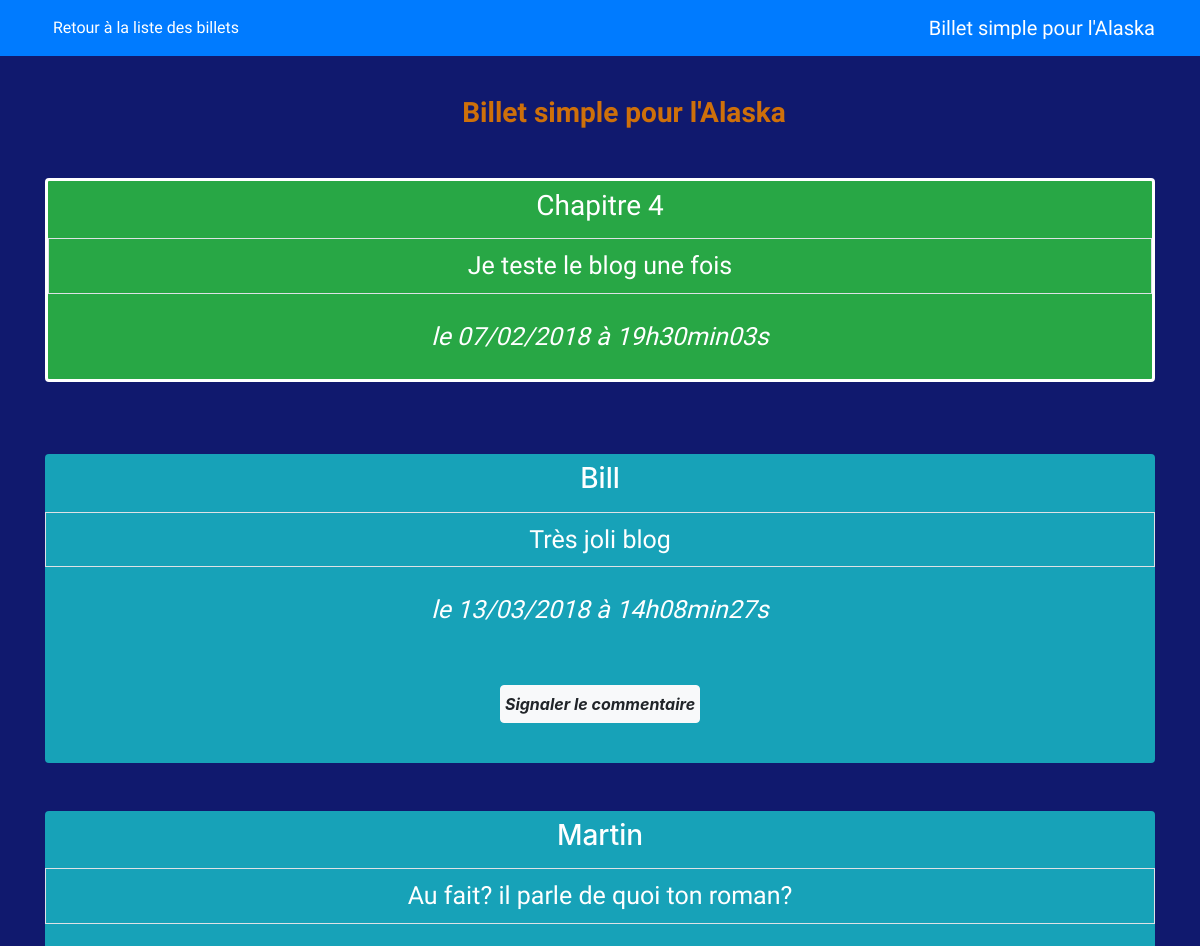
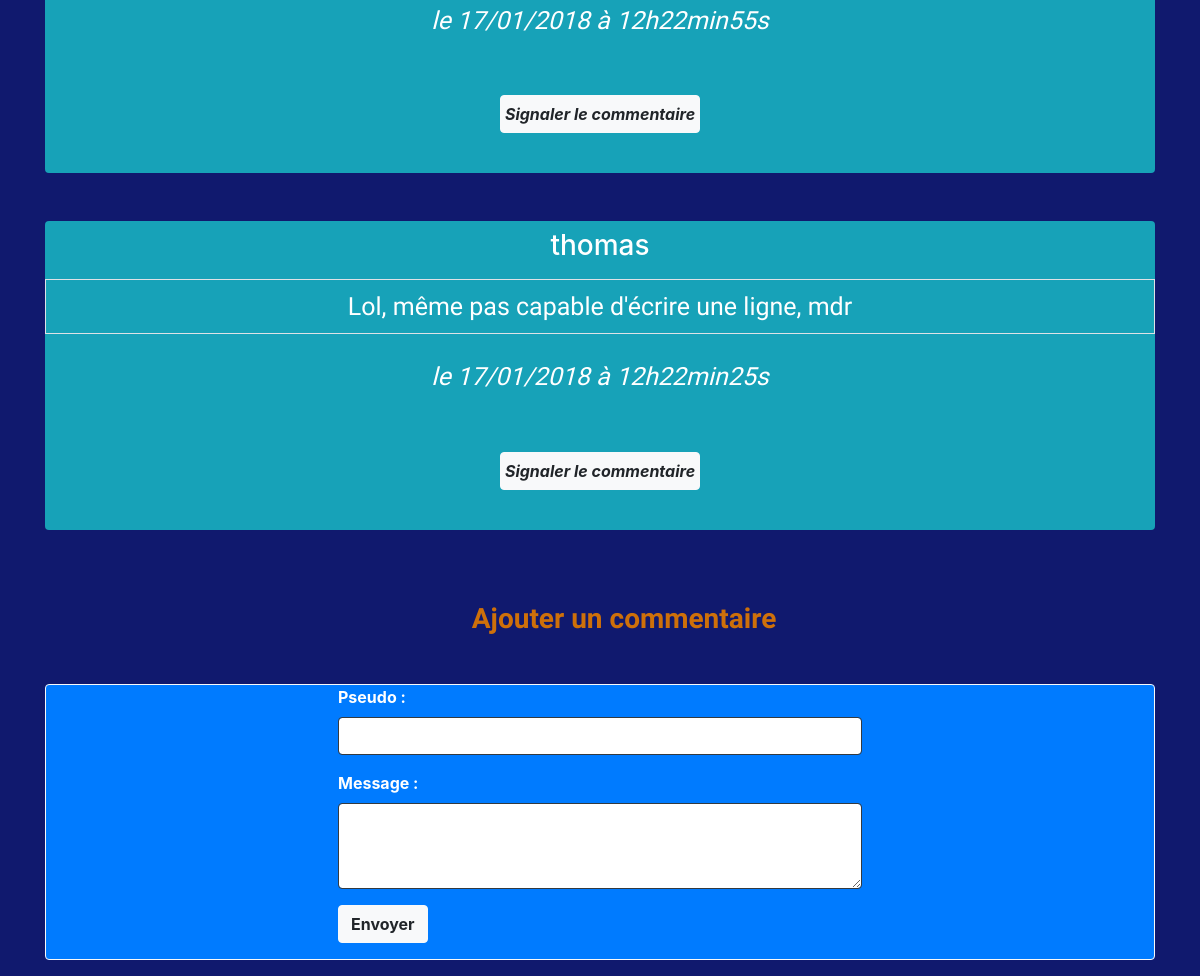
The page /index.php?action=post&id=4 on the database its author committed (2 pictures, top to bottom).
### tables this page shows
CREATE TABLE IF NOT EXISTS `posts` (
  `id` int(11) NOT NULL AUTO_INCREMENT,
  `title` varchar(255) NOT NULL,
  `content` text NOT NULL,
  `creation_date` datetime NOT NULL,
  PRIMARY KEY (`id`)
);

CREATE TABLE IF NOT EXISTS `comments` (
  `id` int(11) NOT NULL AUTO_INCREMENT,
  `post_id` int(11) NOT NULL,
  `author` varchar(255) NOT NULL,
  `comment` text NOT NULL,
  `comment_date` datetime NOT NULL,
  `report_comment` int(11) DEFAULT NULL,
  PRIMARY KEY (`id`)
);

### controller/frontend.php (called while the page is built, shortened)
<?php
require_once('model/PostManager.php');
require_once('model/CommentManager.php');
function post()
{
    $postManager = new \OpenClassrooms\Blog\Model\PostManager();
    $commentManager = new \OpenClassrooms\Blog\Model\CommentManager();
    $post = $postManager->getPost($_GET['id']);
    $comments = $commentManager->getComments($_GET['id']);
    require('view/frontend/postView.php');
}

### model/PostManager.php (called while the page is built, shortened)
<?php
    class PostManager extends Manager
    {
        public function getPost($postId)
        {
            $db = $this->dbConnect();
            $req = $db->prepare('SELECT id, title, content, DATE_FORMAT(creation_date, \'%d/%m/%Y à %Hh%imin%ss\') AS creation_date_fr FROM posts WHERE id = ?');
            $req->execute(array($postId));
            $post = $req->fetch();
            return $post;
        }
    }

### model/CommentManager.php (called while the page is built, shortened)
<?php
    class CommentManager extends Manager
    {
        public function getComments($postId)
        {
            $db = $this->dbConnect();
            $comments = $db->prepare('SELECT id, author, comment, DATE_FORMAT(comment_date, \'%d/%m/%Y à %Hh%imin%ss\') AS comment_date_fr, report_comment FROM comments WHERE post_id = ? ORDER BY comment_date DESC LIMIT 0, 5');
            $comments->execute(array($postId));
            return $comments;
        }
    }

### view/frontend/postView.php (the view, shortened to what this page needs)
<nav class="navbar navbar-expand-lg navbar-dark bg-primary fixed-top mb-5">
    <div class="container">
        <a class="navbar-brand order-1 mr-0" href="index.php" >Billet simple pour l'Alaska</a>
        <div class="collapse navbar-collapse" id="navbarNavAltMarkup">
            <div class="navbar-nav">
                <a class="nav-item nav-link text-white" href="index.php#blog">Retour à la liste des billets</a>
            </div>
        </div>
    </div>
</nav>
<div class="container">
    <div class="row">
        <div class="col-sm-12 my-5">
            <h3 class="my-5 pl-5 text-center">Billet simple pour l'Alaska</h3>
            <div class="bg-success rounded">
                <h3 class="text-center text-white chapitre py-2">
                    <?= htmlspecialchars($post['title']) ?>
                </h3>
                <p class="text-white text-center py-2 border">
                    <?= nl2br(htmlspecialchars($post['content'])) ?>
                </p>
                <p class="text-white text-center py-2">
                    <em>le <?= $post['creation_date_fr'] ?></em>
                </p>
            </div>
        </div>
    </div>
</div>
<?php
    while ($comment = $comments->fetch())
    {
?>
<div class="container">
    <div class="row">
        <div class="col-sm-12">
            <div class="bg-info rounded my-4 text-white">
                <h3 class="text-center text-white chapitre py-2"><?= htmlspecialchars($comment['author']) ?></h3>
                <p class="text-white text-center py-2 border"><?= nl2br(htmlspecialchars($comment['comment'])) ?></p>
                <p class="text-white text-center py-2"><em>le <?= $comment['comment_date_fr'] ?></em></p>
                <p class="text-white text-center py-2"></p>
                <a href="index.php?action=reportComment&amp;id=<?= $comment['id'] ?>" class="btn btn-light mx-auto d-flex justify-content-center font-weight-bold font-italic my-3" style="width: 200px;">Signaler le commentaire</a>
                <br/>
            </div>
        </div>
    </div>
</div>
<?php
    }
?>
<div class="container">
    <div class="row">
        <div class="col-sm-12">
            <h3 class="my-5 pl-5 text-center">Ajouter un commentaire</h3>
            <div class="bg-primary rounded font-weight-bold border border-light mb-3">
                <form class="col-sm-6 mx-auto" action="index.php?action=addComment&amp;id=<?= $post['id'] ?>" method="post">
                    <div class="form-group">
                        <label for="author" class="text-white">Pseudo :</label>
                        <input type="text" class="form-control border border-dark" id="author" name="author" aria-describedby="emailHelp">
                    </div>
                    <div class="form-group">
                        <label for="comment" class="text-white">Message :</label>
                        <textarea class="form-control border border-dark" id="comment" name="comment" rows="3"></textarea>
                    </div>
                    <button type="submit" class="btn btn-light font-weight-bold d-flex justify-content-center mb-3">Envoyer</button>
                </form>
            </div>
        </div>
    </div>
</div>
<?php require('template.php'); ?>

### public/css/template.css (style rules this page uses)
body { background-color: #10196E; }
a.nav-item.nav-link.text-white, a.navbar-brand.order-1.mr-0 { font-family: 'Rammetto One', cursive; }
h1.display-5.my-5, h3.my-5, h3.text-center.billet { margin-top: 30px; color: #CE700A; font-weight: bold; font-family: 'Lobster', cursive; }
div.bg-success.rounded { border: 3px solid #fff; font-family: 'Lobster', cursive; }
p.text-white.text-center { font-family: 'Lobster', cursive; font-size: 25px; }
h3.text-center.text-white.chapitre, { font-family: 'Lobster', cursive; font-size: 25px; font-weight: bold; border: 2px solid #fff; }

### rows shown on the page
posts: title "Chapitre 4", content "Je teste le blog une fois"
comments: author "Bill", comment "Très joli blog", comment_date_fr "13/03/2018 à 14h08min27s"
comments: author "Martin", comment "Au fait? il parle de quoi ton roman?", comment_date_fr "17/01/2018 à 12h22min55s"
comments: author "thomas", comment "Lol, même pas capable d'écrire une ligne, mdr", comment_date_fr "17/01/2018 à 12h22min25s"

### other values the page prints
$post['creation_date_fr'] "07/02/2018 à 19h30min03s"
